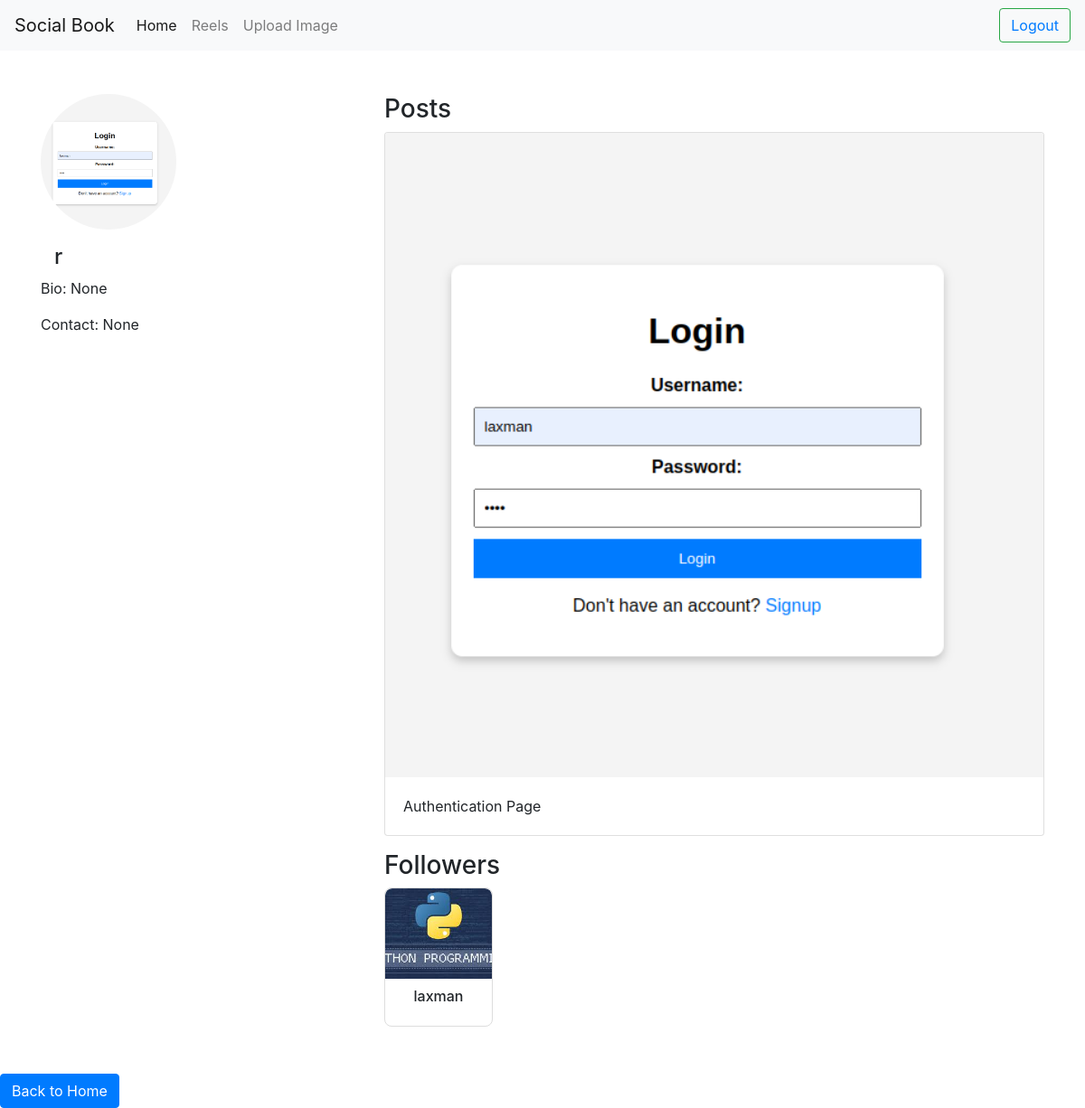
Screenshot of /profile/3/ with the database file from the repository.
### social_app/models.py (models this page shows, shortened)
class Profile(models.Model):
    user = models.OneToOneField(User, on_delete=models.CASCADE)
    bio = models.TextField(blank=True, null=True)
    address = models.CharField(max_length=255, blank=True, null=True)
    contact = models.CharField(max_length=15, blank=True, null=True)
    email = models.EmailField(blank=True, null=True)
    profile_picture = models.ImageField(upload_to='profile_pictures/', blank=True, null=True)
    followers = models.ManyToManyField(User, related_name='following', blank=True)

class UploadedImage(models.Model):
    author = models.ForeignKey(User, on_delete=models.CASCADE, related_name='author_user')
    image = models.ImageField(upload_to='images/')
    desc = models.TextField(blank=True)
    uploaded_at = models.DateTimeField(auto_now_add=True)
    likes = models.ManyToManyField(User,related_name="likes",blank=True,null=True)
    user = models.ForeignKey(User, on_delete=models.CASCADE)
    created_at = models.DateTimeField(auto_now_add=True)

### social_app/views.py (the view)
# urls.py: path('profile/<int:user_id>/', views.view_profile, name='view_profile'),
def view_profile(request, user_id):
    other_user = get_object_or_404(User, id=user_id)
    other_user_profile = other_user.profile
    return render(request, 'view_profile.html', {'other_user': other_user, 'other_user_profile': other_user_profile})

### social_app/templates/view_profile.html (shortened to what this page needs)
{% include 'navbar.html' %}
<!DOCTYPE html>
<html lang="en">
<head>
    <link rel="stylesheet" href="https://stackpath.bootstrapcdn.com/bootstrap/4.5.2/css/bootstrap.min.css">
</head>
<body>
    <div class="container mt-5">
        <div class="row">
            <div class="col-md-4">
                <img src="{{ other_user_profile.profile_picture.url }}" alt="Profile Picture"
                    class="img-fluid rounded-circle mb-3 profile-picture">
                <div class="user-details">
                    <h4 class="username">{{ other_user.username }}</h4>
                </div>
                <p>Bio: {{ other_user_profile.bio }}</p>
                <p>Contact: {{ other_user_profile.contact }}</p>
            </div>
            <div class="col-md-8">
                <h3>Posts</h3>
                <div class="card-deck">
                    {% for image in other_user.uploadedimage_set.all %}
                    <div class="card mb-3">
                        <img src="{{ image.image.url }}" class="card-img-top" alt="Post Image">
                        <div class="card-body">
                            <p class="card-text">{{ image.desc }}</p>
                        </div>
                    </div>
                    {% endfor %}
                </div>
                <h3>Followers</h3>
                <ul class="followers-list">
                    {% for follower in other_user.profile.followers.all %}
                    <li class="follower-card">
                        <a href="{% url 'view_profile' follower.id %}">
                            {% if follower.profile and follower.profile.profile_picture %}
                            <img src="{{ follower.profile.profile_picture.url }}" class="card-img-top" alt="{{ follower.username }}">
                            {% else %}
                            <img src="https://via.placeholder.com/150" class="card-img-top" alt="{{ follower.username }}">
                            {% endif %}
                        </a>
                        <div class="card-body">
                            <h6 class="card-title">{{ follower.username }}</h6>
                        </div>
                    </li>
                    {% endfor %}
                </ul>
            </div>
        </div>
    </div>
    <a href="{% url 'home' %}" class="btn btn-primary mt-3">Back to Home</a>
</body>
</html>

### social_app/templates/view_profile.html (style rules this page uses)
.profile-picture { width: 150px; height: 150px; object-fit: cover; border-radius: 50%; margin-bottom: 10px; }
.user-details { display: flex; align-items: center; }
.username { margin-left: 15px; }
.followers-list { display: flex; flex-wrap: wrap; justify-content: space-between; list-style: none; padding: 0; }
.follower-card { width: 120px; margin-bottom: 20px; border: 1px solid #ddd; border-radius: 8px; overflow: hidden; transition: transform 0.3s ease-in-out; }
.follower-card img { width: 100%; height: 100px; object-fit: cover; border-top-left-radius: 8px; border-top-right-radius: 8px; }
.follower-card .card-body { text-align: center; padding: 10px; }

### rows the page displays
Profile: profile_picture (picture), bio "None", contact "None"
UploadedImage: image (picture), desc "Authentication Page"

### other values shown
{{ other_user.username }} "r"
{{ follower.username }} "laxman"
